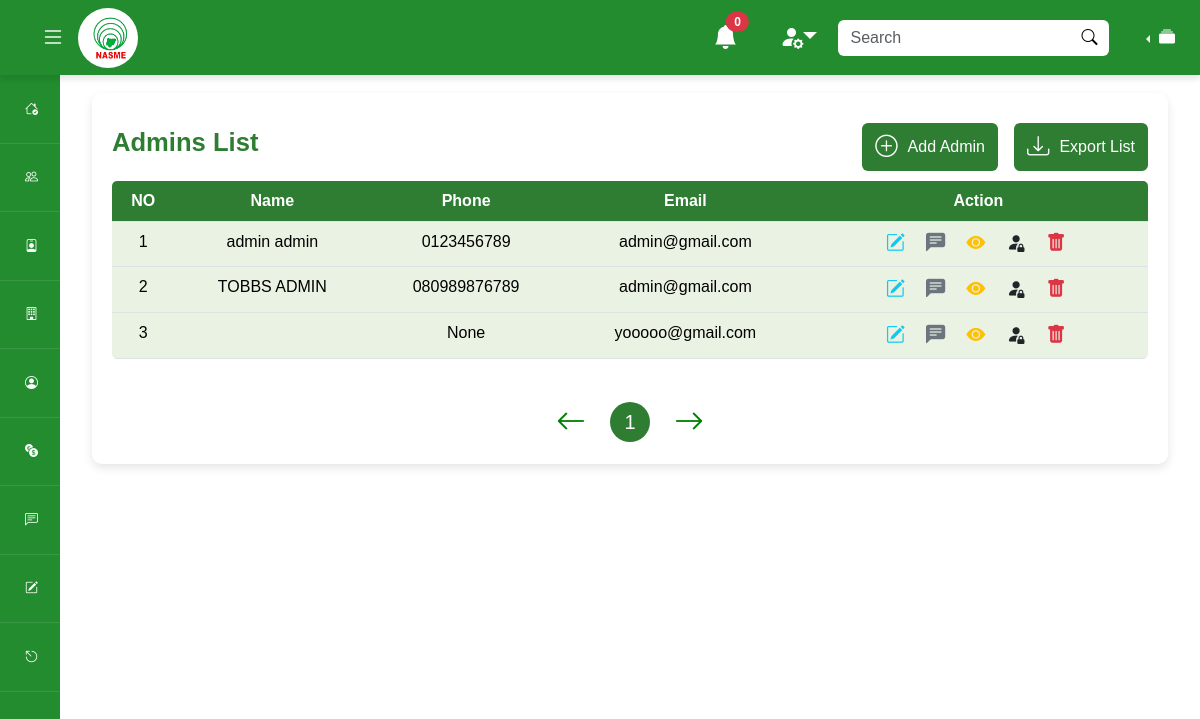
Page /testadmin/manage-admin/ (signed in) on the earlier database version.
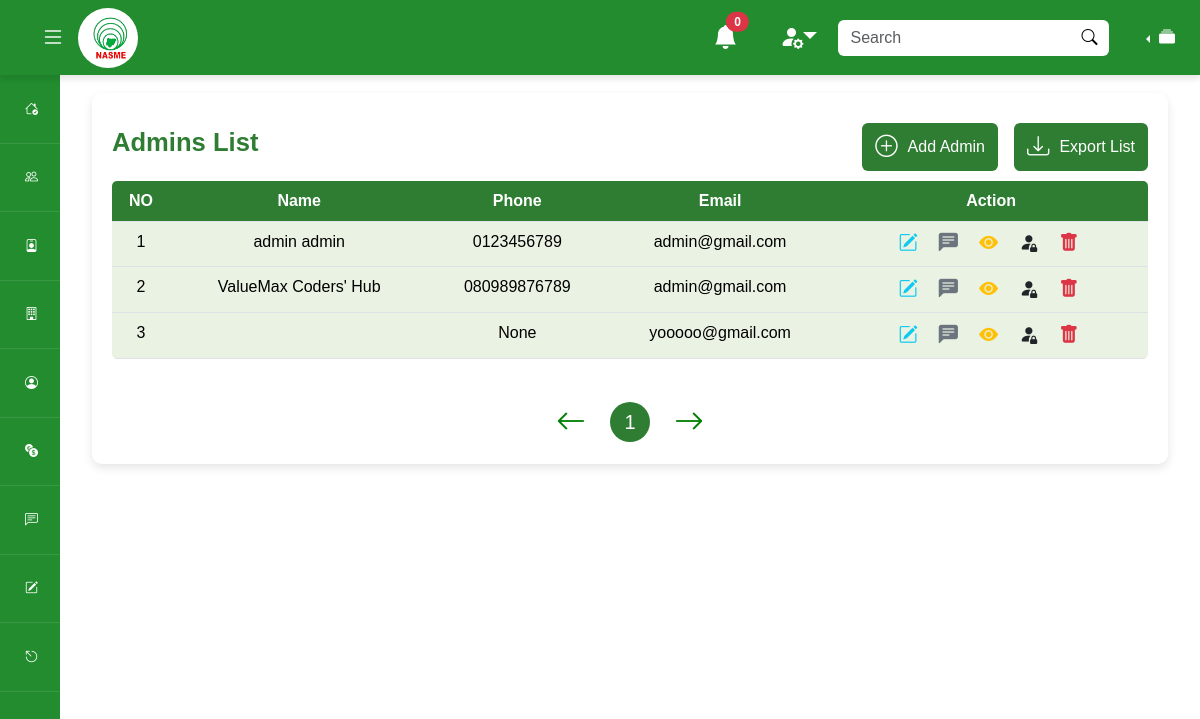
Same page on the later database version.
### mainapp/models.py (models this page shows)
class User(AbstractUser):
    profile_pic = models.ImageField(upload_to='profile_pics/', blank=True, null=True)
    phone_num = models.CharField(null=True, max_length=20, validators=[validators.MinLengthValidator(10)])
    dob = models.DateField(auto_now=False, auto_now_add=False, null=True)
    has_filled_profile = models.BooleanField(default=False)
    last_updated = models.DateTimeField(auto_now=True)
    created_at = models.DateTimeField(auto_now_add=True)
    random_id = models.CharField(max_length=24, null=True)
    suspend_message = models.CharField(max_length=500, null=True)
    is_suspended = models.BooleanField(default=False)

### adminapp/views.py (the view, shortened to what this page needs)
# urls.py: path('manage-admin/', views.manage_admin, name='manage-admin'),
def manage_admin(request):
    match request.user:
        case _ if request.user.is_authenticated == False:
            return redirect('admin-login')
        case _ if request.user.is_staff == False:
            return redirect('admin-login')
    all_admins = User.objects.filter(is_staff = True)
    all_admins = all_admins.filter(is_active = True)
    context = {
        'admins' : all_admins
    }
    return render(request, 'adminapp/manage-admin.html', context)

### adminapp/context_processor.py (called while the page is built)
def global_resources(request):
    all_units = Unit.objects.all()
    context = {
        'units': all_units
    }
    return context

### templates/adminapp/manage-admin.html (shortened to what this page needs)
{% extends 'partials/base.html' %} {% load static %} {% block styles %}
<link rel="stylesheet" href="{% static 'css/styles.css' %}" />
{% endblock styles %} {% block content %}
<div class="container my-5">
  <div class="row justify-content-center align-items-center">
    <div class="col-lg-12">
      <div class="table-container">
        <div class="table-actions">
          <h2>Admins List</h2>
          <div class="d-flex justify-content-center align-items-center gap-3">
            <a href="{%url 'register-admin' %}" class="btn btn-custom">
              <i class="bi bi-plus-circle icon icon-btn"></i>
              <span>Add Admin</span>
            </a>
            <button class="btn btn-custom">
              <i class="bi bi-download icon icon-btn"></i>
              <span>Export List</span>
            </button>
          </div>
        </div>
        <div class="table-responsive-xxl">
          <table class="table table-hover">
            <thead>
              <tr>
                <th class="text-center">NO</th>
                <th class="text-center">Name</th>
                <th class="text-center">Phone</th>
                <th class="text-center">Email</th>
                <th class="text-center">Action</th>
              </tr>
            </thead>
            <tbody>
              {% for admin in admins %}
              <tr>
                <td>{{forloop.counter}}</td>
                <td>{{admin.first_name}} {{admin.last_name}}</td>
                <td>{{admin.phone_num}}</td>
                <td>{{admin.email}}</td>
                <td class="action-icons">
                  <div class="action-icons-container">
                    <a href="#editMemberModal" data-bs-memberId="{{admin.random_id}}" data-bs-toggle="modal"
                      data-bs-business='
                                      {
                                        "memberFirstname": "{{admin.first_name}}",
                                        "memberLastname": "{{admin.last_name}}",
                                        "memberNum": "{{admin.phone_num}}",
                                        "memberEmail": "{{admin.email}}",
                                        "memberPfp" : "{% if admin.profile_pic.url is not None %}{{admin.profile_pic.url}}{% endif %}"
                                      }
                                    ' class="text-info" title="edit-member"><i class="bi bi-pencil-square"></i></a>
                    <a href="#MessageMemberModal" data-bs-memberId="{{admin.random_id}}"
                      data-bs-businessName='{{admin.first_name}}' data-bs-toggle="modal" class="text-secondary"
                      title="message-member"><i class="bi bi-chat-left-text-fill"></i></a>
                    <a href="#" class="text-warning" title="view-member-details"><i class="bi bi-eye-fill"></i></a>
                    <a href="#SuspendMemberModal" data-bs-memberId="{{admin.random_id}}"
                      data-bs-businessName='{{admin.first_name}}' class="text-dark" data-bs-toggle="modal"
                      title="Suspend-member"><i class="bi bi-person-fill-lock"></i></a>
                    <a href="#deleteMembermodal" data-bs-memberId="{{admin.random_id}}" data-bs-toggle="modal"
                      class="text-danger" title="Delete-member"><i class="bi bi-trash-fill"></i></a>
                  </div>
                </td>
              </tr>
              {% endfor %}
            </tbody>
          </table>
        </div>
        <div class="d-flex justify-content-center gap-4 align-items-center mt-4">
          <i class="bi bi-arrow-left pagination-arrow"></i>
          <div>
            <button class="btn-pagination">1</button>
          </div>
          <i class="bi bi-arrow-right pagination-arrow"></i>
        </div>
      </div>
    </div>
  </div>
</div>
</div>
{% endblock content %}

Differences in the rows shown:
changed User: first_name "TOBBS" → "ValueMax"; last_name "ADMIN" → "Coders' Hub"
